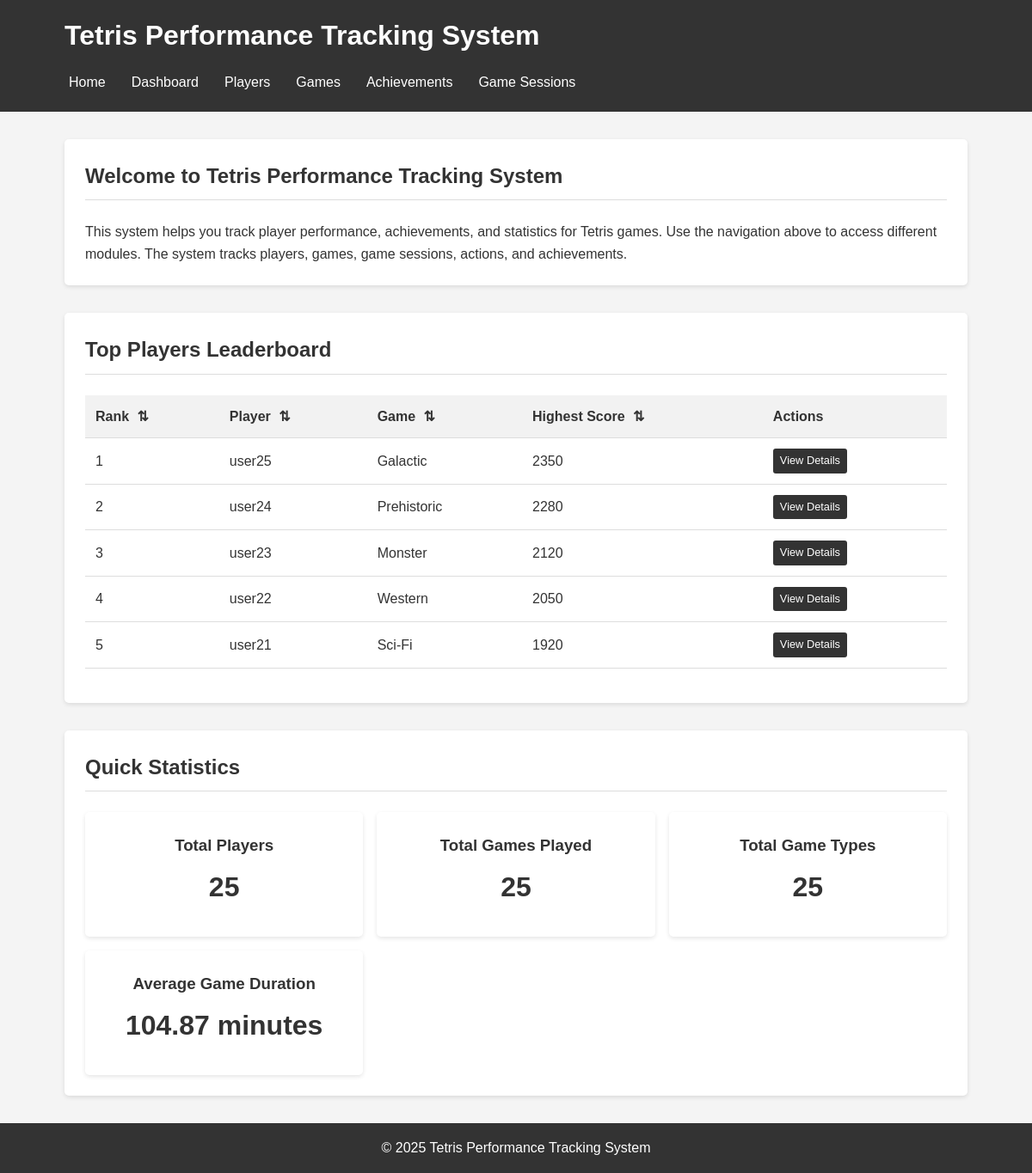
The page / on the database its author committed.
### tables this page shows
CREATE TABLE PlayerGame (
    player_id INT,
    game_id INT,
    times_played INT NOT NULL DEFAULT 0,
    highest_score INT DEFAULT 0,
    total_playtime INT DEFAULT 0,
    last_played_date DATETIME,
    PRIMARY KEY (player_id, game_id),
    FOREIGN KEY (player_id) REFERENCES Player(player_id),
    FOREIGN KEY (game_id) REFERENCES Game(game_id)
);

CREATE TABLE Player (
    player_id INT PRIMARY KEY,
    username VARCHAR(50) NOT NULL,
    email_address VARCHAR(100) NOT NULL UNIQUE,
    date_registration DATE NOT NULL,
    date_of_birth DATE,
    country VARCHAR(50),
    subscription_type ENUM('free','paid') NOT NULL DEFAULT 'free'
);

CREATE TABLE Game (
    game_id INT PRIMARY KEY,
    action_id INT NOT NULL,
    game_genre VARCHAR(50),
    ai_help_allowed BOOLEAN DEFAULT FALSE,
    difficulty_level INT,
    game_description VARCHAR(90),
    FOREIGN KEY (action_id) REFERENCES Action(action_id),
    FOREIGN KEY (difficulty_level) REFERENCES DifficultyLevel(difficulty_level)
);

### includes/functions.php (called while the page is built, shortened)
<?php
function getTopPlayersByScore($conn, $limit = 5) {
    $sql = "SELECT p.player_id, p.username, pg.highest_score, g.game_id, g.game_genre
            FROM Player p
            JOIN PlayerGame pg ON p.player_id = pg.player_id
            JOIN Game g ON pg.game_id = g.game_id
            ORDER BY pg.highest_score DESC
            LIMIT ?";
    $stmt = $conn->prepare($sql);
    $stmt->bind_param("i", $limit);
    $stmt->execute();
    return $stmt->get_result();
}
?>

### index.php (the view, shortened to what this page needs)
<?php
include 'includes/db_connection.php';
include 'includes/functions.php';
$topPlayers = getTopPlayersByScore($conn);
?>
<!DOCTYPE html>
<html lang="en">
<head>
    <link rel="stylesheet" href="css/style.css">
</head>
<body>
    <header>
        <div class="container">
            <h1>Tetris Performance Tracking System</h1>
            <nav>
                <ul>
                    <li><a href="index.php">Home</a></li>
                    <li><a href="dashboard.php">Dashboard</a></li>
                    <li><a href="players.php">Players</a></li>
                    <li><a href="games.php">Games</a></li>
                    <li><a href="achievements.php">Achievements</a></li>
                    <li><a href="sessions.php">Game Sessions</a></li>
                </ul>
            </nav>
        </div>
    </header>
    <main class="container">
        <section class="welcome">
            <h2>Welcome to Tetris Performance Tracking System</h2>
            <p>This system helps you track player performance, achievements, and statistics for Tetris games. Use the navigation above to access different modules. The system tracks players, games, game sessions, actions, and achievements.</p>
        </section>
        <section class="top-players">
            <h2>Top Players Leaderboard</h2>
            <table class="sortable">
                <thead>
                    <tr>
                        <th class="sortable-header">Rank</th>
                        <th class="sortable-header">Player</th>
                        <th class="sortable-header">Game</th>
                        <th class="sortable-header">Highest Score</th>
                        <th>Actions</th>
                    </tr>
                </thead>
                <tbody>
                <?php
                $rank = 1;
                if($topPlayers && $topPlayers->num_rows > 0) {
                    while($player = $topPlayers->fetch_assoc()) {
                        echo "<tr>";
                        echo "<td>{$rank}</td>";
                        echo "<td>{$player['username']}</td>";
                        echo "<td>{$player['game_genre']}</td>";
                        echo "<td>{$player['highest_score']}</td>";
                        echo "<td><a href='player_details.php?id={$player['player_id']}' class='btn small'>View Details</a></td>";
                        echo "</tr>";
                        $rank++;
                    }
                } else {
                    echo "<tr><td colspan='5'>No player data found</td></tr>";
                }
                ?>
                </tbody>
            </table>
        </section>
        <section class="quick-stats">
            <h2>Quick Statistics</h2>
            <div class="stats-grid">
                <?php
                $result = $conn->query("SELECT COUNT(*) as total FROM Player");
                $row = $result->fetch_assoc();
                ?>
                <div class="stat-card">
                    <h3>Total Players</h3>
                    <p class="stat-number"><?php echo $row['total']; ?></p>
                </div>
                <?php
                $result = $conn->query("SELECT COUNT(*) as total FROM Session");
                $row = $result->fetch_assoc();
                ?>
                <div class="stat-card">
                    <h3>Total Games Played</h3>
                    <p class="stat-number"><?php echo $row['total']; ?></p>
                </div>
                <?php
                $result = $conn->query("SELECT COUNT(DISTINCT game_genre) as total FROM Game");
                $row = $result->fetch_assoc();
                ?>
                <div class="stat-card">
                    <h3>Total Game Types</h3>
                    <p class="stat-number"><?php echo $row['total']; ?></p>
                </div>
                <?php
                $result = $conn->query("SELECT AVG(duration) as avg_duration FROM Session");
                $row = $result->fetch_assoc();
                $avgMinutes = round($row['avg_duration'] / 60, 2);
                ?>
                <div class="stat-card">
                    <h3>Average Game Duration</h3>
                    <p class="stat-number"><?php echo $avgMinutes; ?> minutes</p>
                </div>
            </div>
        </section>
    </main>
    <footer>
        <div class="container">
            <p>&copy; <?php echo date('Y'); ?> Tetris Performance Tracking System</p>
        </div>
    </footer>
</body>
</html>

### css/style.css (style rules this page uses)
* { margin: 0; padding: 0; box-sizing: border-box; }
body { font-family: 'Arial', sans-serif; line-height: 1.6; color: #333; background-color: #f4f4f4; }
.container { width: 90%; max-width: 1200px; margin: 0 auto; padding: 0 15px; }
header { background: #333; color: #fff; padding: 1rem 0; margin-bottom: 2rem; }
header h1 { margin-bottom: 1rem; }
nav ul { display: flex; flex-wrap: wrap; list-style: none; }
nav ul li { margin-right: 20px; margin-bottom: 5px; }
nav ul li a { color: #fff; text-decoration: none; padding: 5px; transition: all 0.3s ease; }
main { padding-bottom: 2rem; }
section { margin-bottom: 2rem; background: #fff; padding: 1.5rem; border-radius: 5px; box-shadow: 0 2px 5px rgba(0,0,0,0.1); }
section h2 { border-bottom: 1px solid #ddd; padding-bottom: 0.5rem; margin-bottom: 1.5rem; }
table { width: 100%; border-collapse: collapse; margin-bottom: 1rem; }
table th, table td { padding: 0.75rem; text-align: left; border-bottom: 1px solid #ddd; }
table th { background-color: #f2f2f2; font-weight: bold; }
button, .btn { display: inline-block; background: #333; color: #fff; border: none; padding: 0.5rem 1rem; margin-right: 0.5rem; border-radius: 3px; cursor: pointer; text-decoration: none; font-size: 1rem; transition: background 0.3s ease; }
.btn.small { padding: 0.25rem 0.5rem; font-size: 0.8rem; }
.stats-grid { display: grid; grid-template-columns: repeat(auto-fill, minmax(250px, 1fr)); gap: 1rem; }
.stat-card { background: #fff; padding: 1.5rem; border-radius: 5px; box-shadow: 0 2px 5px rgba(0,0,0,0.1); text-align: center; transition: transform 0.3s ease; }
.stat-number { font-size: 2rem; font-weight: bold; margin: 0.5rem 0; color: #333; }
th.sortable-header { cursor: pointer; }
footer { background: #333; color: #fff; text-align: center; padding: 1rem 0; margin-top: 2rem; }

### rows shown on the page
playergame: player.username "user25", game.game_genre "Galactic", highest_score "2350"
playergame: player.username "user24", game.game_genre "Prehistoric", highest_score "2280"
playergame: player.username "user23", game.game_genre "Monster", highest_score "2120"
playergame: player.username "user22", game.game_genre "Western", highest_score "2050"
playergame: player.username "user21", game.game_genre "Sci-Fi", highest_score "1920"

### other values the page prints
$row['total'] "25"
$avgMinutes "104.87"
